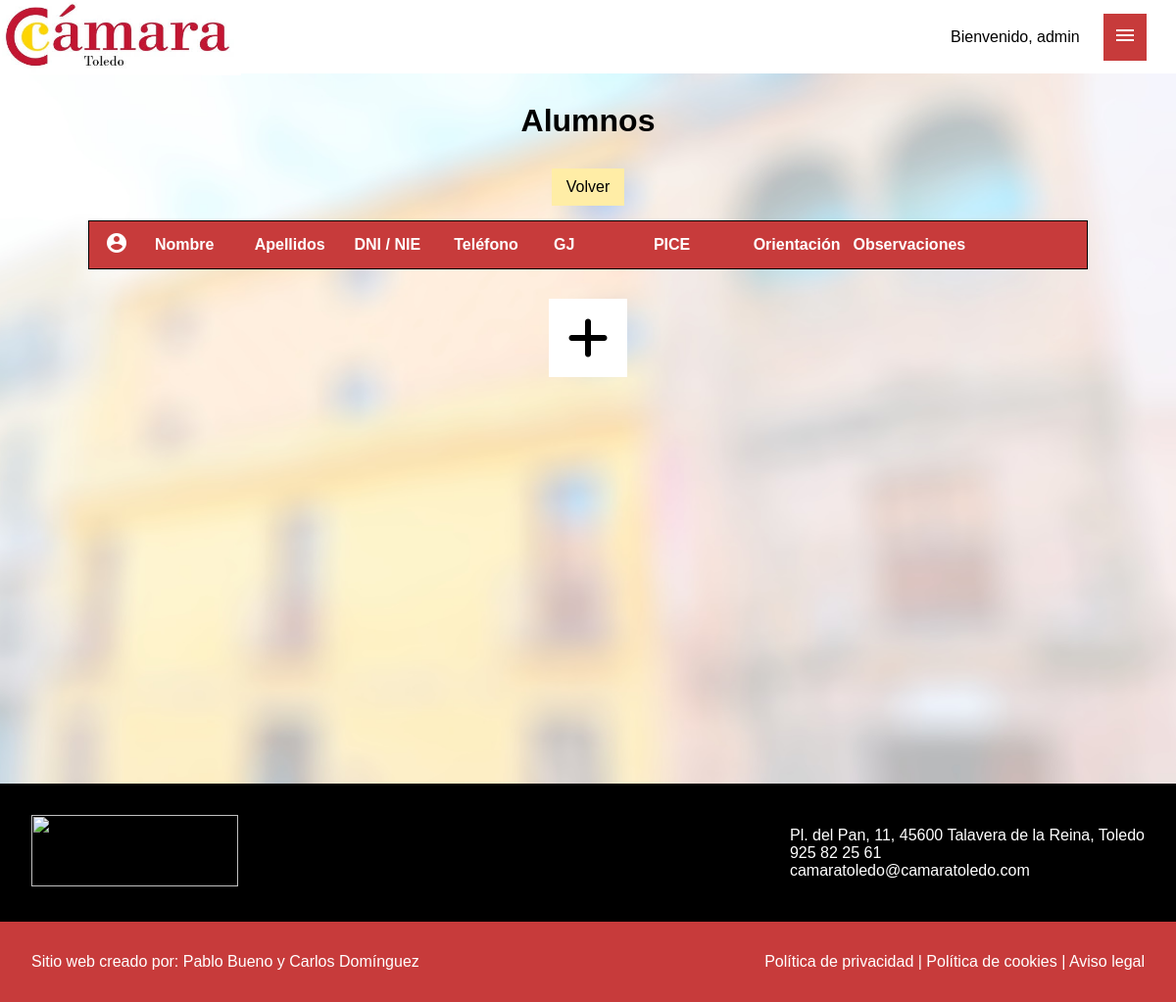
/students (signed in), run on an earlier commit of the app's database.
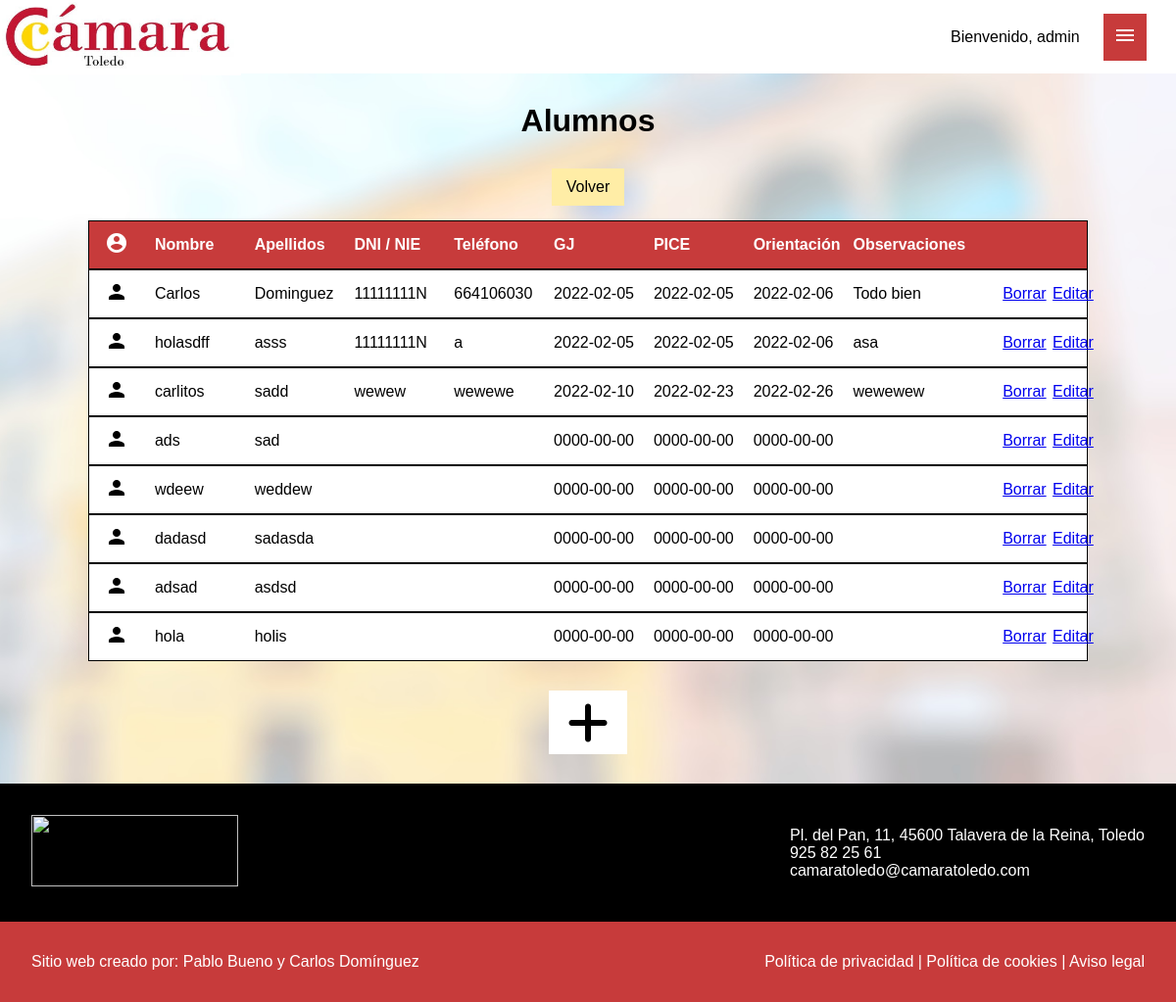
And on a later commit of the database.
### tables this page shows
CREATE TABLE `students` (
  `id` int(10) UNSIGNED NOT NULL,
  `name` varchar(255) NOT NULL,
  `surname` varchar(255) NOT NULL,
  `dni` varchar(10) DEFAULT NULL,
  `telephone` varchar(15) DEFAULT NULL,
  `garantia` date DEFAULT NULL,
  `pice` date DEFAULT NULL,
  `orientation` date DEFAULT NULL,
  `observations` varchar(255) DEFAULT NULL
);

### libs/View.php (called while the page is built, shortened)
<?php
class View {
    function render($page) {
        $path= new Config();
        require $path->path_base . "views/" . $page . "_view.php";
    }
}

### controllers/StudentsController.php (called while the page is built, shortened)
<?php
class StudentsController {
    function __construct() {
        $this->model = new StudentsModel();
    }
    function index() {
        $view = new View();
        $students = $this->model->getStudents();
        $view->students = $students;
        $view->urlReturn = Config::URL_BASE;
        $view->url_new_student = Config::URL_BASE . "students/new";
        $view->render('students');
    }
}

### models/StudentsModel.php (called while the page is built, shortened)
<?php
class StudentsModel {
    function __construct() {
        $this->cnx = new MySqlDB;
    }
    function getStudents() {
        $sql = "SELECT * FROM students";
        $student = $this->cnx->query($sql);
        return $this->asocToArrayObj($student);
    }
    function asocToArrayObj(array $asocs) {
        $objs = [];
        foreach ($asocs as $asoc) {
            $objs[] = new Student($asoc);
        }
        return $objs;
    }
}

### libs/MySqlDB.php (called while the page is built, shortened)
<?php
class MySqlDB {
    function __construct() {
        try {
            $conexion = new PDO(ConfigDB::DNS, ConfigDB::USER, ConfigDB::PASS);
            $conexion->setAttribute(PDO::ATTR_ERRMODE, PDO::ERRMODE_EXCEPTION);
            $this->db = $conexion;
        } catch (PDOException $e) {
            throw new MySqlDBException($e->getMessage());
        }
    }
    function __destruct() {
        $this->db = null;
    }
    function query(string $sql, array $params = []) {
        $ok = false;
        try {
            $pre = $this->db->prepare($sql);
            $ok = $pre->execute($params);
            return $pre->fetchAll(PDO::FETCH_ASSOC);
        } catch (PDOException $e) {
            throw new MySqlDBException($e->getMessage());
        } catch (Exception $e) {
            throw new MySqlDBException($e->getMessage());
        }
        return $ok;
    }
}

### entities/Student.php (called while the page is built, shortened)
<?php
class Student {
	protected $id;
	protected $name;
	protected $surname;
	protected $dni;
	protected $telephone;
	protected $garantia;
	protected $pice;
	protected $orientation;
	protected $observations;
	function __construct(array $data) {
		if (isset($data["id"]))
			$this->id = $data["id"];
		$this->name = $data["name"];
		$this->surname = $data["surname"];
		if (isset($data["dni"]))
			$this->dni = $data["dni"];
		if (isset($data["telephone"]))
			$this->telephone = $data["telephone"];
		if (isset($data["garantia"]))
			$this->garantia = $data["garantia"];
		if (isset($data["pice"]))
			$this->pice = $data["pice"];
		if (isset($data["orientation"]))
			$this->orientation = $data["orientation"];
		if (isset($data["observations"]))
			$this->observations = $data["observations"];
	}
	public function getId() {
		return $this->id;
	}
	public function getName() {
		return $this->name;
	}
	public function getSurname(){
		return $this->surname;
	}
	public function getDni(){
		return $this->dni;
	}
	public function getTelephone(){
		return $this->telephone;
	}
	public function getGarantia(){
		return $this->garantia;
	}
	public function getPice(){
		return $this->pice;
	}
	public function getOrientation(){
		return $this->orientation;
	}
	public function getObservations(){
		return $this->observations;
	}
}

### views/listado.php (the view)
<div class="courseContainer">
        <div class="datos_alumnos back_c_red">
            <div><span class="material-icons">account_circle</span></div>
            <div>Nombre</div>
            <div>Apellidos</div>
            <div>DNI / NIE</div>
            <div>Teléfono</div>
            <div>GJ</div>
            <div>PICE</div>
            <div>Orientación</div>
            <div>Observaciones</div>
        </div>
        <?php foreach ($this->students as $student) { ?>
            <div class="datos_alumnos">
                <div><span class="material-icons">person</span></div>
                <div><?= $student->getName() ?? '' ?></div>
                <div><?= $student->getSurname() ?? '' ?></div>
                <div><?= $student->getDni() ?? '' ?></div>
                <div><?= $student->getTelephone() ?? '' ?></div>
                <div><?= $student->getGarantia() ?? '' ?></div>
                <div><?= $student->getPice() ?? '' ?></div>
                <div><?= $student->getOrientation() ?? '' ?></div>
                <div><?= $student->getObservations() ?? '' ?></div>
                <div><a href="<?= Config::URL_BASE.'students/delete/'.$student->getId()?>" class="delete">Borrar</a></div>
                <div><a href="<?= Config:: URL_BASE . 'students/edit/' . $student->getId() ?>" class="edit">Editar</a></div>
            </div>
        <?php } ?>
    </div>

### views/header.php (shortened to what this page needs)
<!DOCTYPE html>
<html lang="es">
<head>
    <link rel="stylesheet" href="<?= Config::PATH_CSS ?>">
    <link rel="stylesheet" href="https://cdnjs.cloudflare.com/ajax/libs/font-awesome/6.0.0-beta3/css/all.min.css" />
</head>
<body>
    <nav class="head">
        <a class="home" href="<?= Config::URL_BASE ?>">
            <img src="<?= Config::PATH_IMG . "logo.jpg" ?>" alt="" class="imageLogo">
        </a>
        <?php if (isset($_SESSION["verified"])) { ?>
            <div class="admin_nav">
                <div>Bienvenido, <?= $_SESSION["name"] ?? '' ?></div>
                <div>
                    <nav id="menu">
                        <ul>
                            <li><a href="#"><span class="material-icons">menu</span></a>
                            </li>
                        </ul>
                    </nav>
                </div>
            </div>
        <?php } else { ?>
            <a href="<?= Config::PATH_LOGIN ?>" class="login">
                <p>Login</p>
            </a>
        <?php } ?>
    </nav>

### index.php (shortened to what this page needs)
<?php
    require "./views/header.php";
    $url = substr($_SERVER["REQUEST_URI"],14);
    if($url != ""){
        $router = new Router($url);
    } else {
        $ctrl = new HomeController();
        $ctrl->index();
    };
    require "./views/footer.php";

### router/Router.php (shortened to what this page needs)
<?php
class Router {
    function __construct(string $urlNoExplode) {
        if (isset($urlNoExplode)) {
            $accion = 'index';
            $id = 0;
            try {
                $obj = new $class_name;
                if (method_exists($obj, $accion)) {
                    call_user_func([$obj, $accion], $id);
                } else {
                    var_dump($obj);
                    echo "Página no encontrada 404";
                }
            } catch (Exception $e) {
            }
        } else {
            $ctrl = new HomeController();
            $ctrl->index();
        };
    }
}

### views/students_view.php (shortened to what this page needs)
<div class="generalContainer">
    <h2>Alumnos</h2>
    <a href="<?= $this->urlReturn ?>" class="cancel">Volver</a>
    <?php include "listado.php";?>
    <a href="<?= $this->url_new_student?>" class="addCourse"><i class="fas fa-plus"></i></a>
</div>

### views/footer.php (shortened to what this page needs)
<footer>
    <div class="footer1">
        <div>
            <img width="211" height="73" src="https://camaratoledo.com/wp-content/uploads/2019/10/llogotipo-camara-de-comercio-de-toledo-blanco.png" data-src="https://camaratoledo.com/wp-content/uploads/2019/10/llogotipo-camara-de-comercio-de-toledo-blanco.png" class="attachment-large size-large lazyloaded" alt="">
        </div>
        <div class="info">
            <ul class="lista">
                <li>Pl. del Pan, 11, 45600 Talavera de la Reina, Toledo</li>
                <li>925 82 25 61</li>
                <li>camaratoledo@camaratoledo.com</li>
            </ul>
        </div>
    </div>
    <div class="footer2">
        <div>
            Sitio web creado por: Pablo Bueno y Carlos Domínguez
        </div>
        <div>
            <a href="https://camaratoledo.com/politica-de-privacidad/">Política de privacidad |</a>
            <a href="https://camaratoledo.com/politica-de-cookies/">Política de cookies | </a>
            <a href="https://camaratoledo.com/aviso-legal/">Aviso legal</a>
        </div>
    </div>
</footer>
</body>
</html>

### content/styles/style.css (style rules this page uses)
* { margin: 0px; padding: 0px; font-family: Helvetica, sans-serif; }
.head { width: 100%; height: 75px; background-color: white; display: flex; justify-content: space-between; align-items: center; }
.head .home { height: 100%; }
.imageLogo { height: 100%; transition: 0.5s; }
.admin_nav { width: 200px; margin-right: 30px; display: flex; justify-content: space-between; align-items: center; }
.generalContainer { width: 100%; height: calc(100vh - 75px); background: url("../img/fondo2.jpeg"); background-size:cover; background-position: right; display: flex; flex-direction: column; align-items: center; overflow: auto; }
.courseContainer { width: 85%; display: flex; justify-content: center; flex-wrap: wrap; }
.generalContainer h2 { margin-top: 30px; margin-bottom: 30px; font-size: 2em; text-align: center; }
.addCourse { width: 80px; height: 80px; margin-top: 30px; margin-bottom: 30px; background-color: rgb(255, 255, 255); display: flex; justify-content: center; align-items: center; color: black; font-size: 3em; text-decoration: none; }
.cancel { padding: 10px 15px; background-color: #ffeda6; text-decoration: none; color: black; margin-bottom: 15px; transition: 0.5s; }
.datos_alumnos { width: 100%; display: grid; grid-template-columns: 5% 10% 10% 10% 10% 10% 10% 10% 15% 5% 5% ; grid-template-rows: 3em; align-items: center; background-color: white; border: 1px solid black; }
.datos_alumnos div { padding-left: 1em; }
.back_c_red { font-weight: bold; background-color: rgba(199, 59, 59); color: white; }
#menu ul li { background-color:rgba(199, 59, 59); }
#menu ul { list-style:none; margin:0; padding:0; }
#menu ul a { display:block; color:#fff; text-decoration:none; font-weight:400; font-size:15px; padding:10px; font-family:"HelveticaNeue", "Helvetica Neue", Helvetica, Arial, sans-serif; letter-spacing:1px; }
#menu ul li { position:relative; float:left; margin:0; padding:0; }

### views/footer.php (style rules this page uses)
.footer1 { padding: 2rem; display: flex; background-color: black; justify-content: space-between; align-items: center; color: white; }
.footer2 { padding: 2rem; display: flex; justify-content: space-between; background-color: rgba(199, 59, 59); color: white; }
.footer2 a { text-decoration: none; color: white; }
.lista { list-style: none; }

What changed in the data, as far as the page shows it:
added students: name "Carlos", surname "Dominguez", dni "11111111N", telephone "664106030", garantia "2022-02-05", pice "2022-02-05", orientation "2022-02-06", observations "Todo bien"
added students: name "holasdff", surname "asss", dni "11111111N", telephone "a", garantia "2022-02-05", pice "2022-02-05", orientation "2022-02-06", observations "asa"
added students: name "carlitos", surname "sadd", dni "wewew", telephone "wewewe", garantia "2022-02-10", pice "2022-02-23", orientation "2022-02-26", observations "wewewew"
added students: name "ads", surname "sad", garantia "0000-00-00", pice "0000-00-00", orientation "0000-00-00"
added students: name "wdeew", surname "weddew", garantia "0000-00-00", pice "0000-00-00", orientation "0000-00-00"
added students: name "dadasd", surname "sadasda", garantia "0000-00-00", pice "0000-00-00", orientation "0000-00-00"
added students: name "adsad", surname "asdsd", garantia "0000-00-00", pice "0000-00-00", orientation "0000-00-00"
added students: name "hola", surname "holis", garantia "0000-00-00", pice "0000-00-00", orientation "0000-00-00"
